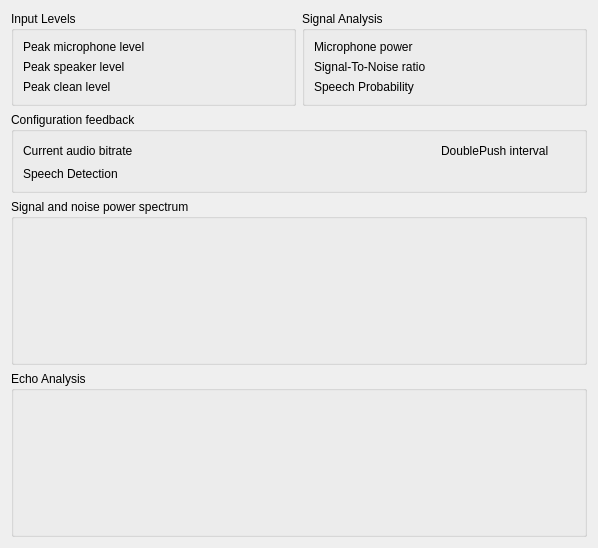
<?xml version="1.0" encoding="UTF-8"?>
<ui version="4.0">
 <class>AudioStats</class>
 <widget class="QDialog" name="AudioStats">
  <property name="geometry">
   <rect>
    <x>0</x>
    <y>0</y>
    <width>598</width>
    <height>548</height>
   </rect>
  </property>
  <property name="windowTitle">
   <string>Audio Statistics</string>
  </property>
  <property name="styleSheet">
   <string notr="true">font: 57 11pt &quot;Terminus (TTF)&quot;;</string>
  </property>
  <layout class="QVBoxLayout">
   <item>
    <layout class="QHBoxLayout">
     <item>
      <widget class="QGroupBox" name="qgbInput">
       <property name="title">
        <string>Input Levels</string>
       </property>
       <layout class="QGridLayout">
        <item row="0" column="0">
         <widget class="QLabel" name="qliMicLevel">
          <property name="text">
           <string>Peak microphone level</string>
          </property>
         </widget>
        </item>
        <item row="0" column="1">
         <widget class="QLabel" name="qlMicLevel">
          <property name="toolTip">
           <string>Peak power in last frame</string>
          </property>
          <property name="whatsThis">
           <string>This shows the peak power in the last frame (20 ms), and is the same measurement as you would usually find displayed as &quot;input power&quot;. Please disregard this and look at &lt;b&gt;Microphone power&lt;/b&gt; instead, which is much more steady and disregards outliers.</string>
          </property>
          <property name="text">
           <string/>
          </property>
         </widget>
        </item>
        <item row="1" column="0">
         <widget class="QLabel" name="qliSpeakerLevel">
          <property name="text">
           <string>Peak speaker level</string>
          </property>
         </widget>
        </item>
        <item row="1" column="1">
         <widget class="QLabel" name="qlSpeakerLevel">
          <property name="toolTip">
           <string>Peak power in last frame</string>
          </property>
          <property name="whatsThis">
           <string>This shows the peak power of the speakers in the last frame (20 ms). Unless you are using a multi-channel sampling method (such as ASIO) with speaker channels configured, this will be 0. If you have such a setup configured, and this still shows 0 while you're playing audio from other programs, your setup is not working.</string>
          </property>
          <property name="text">
           <string/>
          </property>
         </widget>
        </item>
        <item row="2" column="0">
         <widget class="QLabel" name="qliSignalLevel">
          <property name="text">
           <string>Peak clean level</string>
          </property>
         </widget>
        </item>
        <item row="2" column="1">
         <widget class="QLabel" name="qlSignalLevel">
          <property name="toolTip">
           <string>Peak power in last frame</string>
          </property>
          <property name="whatsThis">
           <string>This shows the peak power in the last frame (20 ms) after all processing. Ideally, this should be -96 dB when you're not talking. In reality, a sound studio should see -60 dB, and you should hopefully see somewhere around -20 dB. When you are talking, this should rise to somewhere between -5 and -10 dB.&lt;br /&gt;If you are using echo cancellation, and this rises to more than -15 dB when you're not talking, your setup is not working, and you'll annoy other users with echoes.</string>
          </property>
          <property name="text">
           <string/>
          </property>
         </widget>
        </item>
       </layout>
      </widget>
     </item>
     <item>
      <widget class="QGroupBox" name="qgbSignal">
       <property name="title">
        <string>Signal Analysis</string>
       </property>
       <layout class="QGridLayout">
        <item row="0" column="0">
         <widget class="QLabel" name="qliMicVolume">
          <property name="text">
           <string>Microphone power</string>
          </property>
         </widget>
        </item>
        <item row="0" column="1">
         <widget class="QLabel" name="qlMicVolume">
          <property name="toolTip">
           <string>How close the current input level is to ideal</string>
          </property>
          <property name="whatsThis">
           <string>This shows how close your current input volume is to the ideal. To adjust your microphone level, open whatever program you use to adjust the recording volume, and look at the value here while talking.&lt;br /&gt;&lt;b&gt;Talk loud, as you would when you're upset over getting fragged by a noob.&lt;/b&gt;&lt;br /&gt;Adjust the volume until this value is close to 100%, but make sure it doesn't go above. If it does go above, you are likely to get clipping in parts of your speech, which will degrade sound quality.</string>
          </property>
          <property name="text">
           <string/>
          </property>
         </widget>
        </item>
        <item row="1" column="0">
         <widget class="QLabel" name="qliMicSNR">
          <property name="text">
           <string>Signal-To-Noise ratio</string>
          </property>
         </widget>
        </item>
        <item row="1" column="1">
         <widget class="QLabel" name="qlMicSNR">
          <property name="toolTip">
           <string>Signal-To-Noise ratio from the microphone</string>
          </property>
          <property name="whatsThis">
           <string>This is the Signal-To-Noise Ratio (SNR) of the microphone in the last frame (20 ms). It shows how much clearer the voice is compared to the noise.&lt;br /&gt;If this value is below 1.0, there's more noise than voice in the signal, and so quality is reduced.&lt;br /&gt;There is no upper limit to this value, but don't expect to see much above 40-50 without a sound studio.</string>
          </property>
          <property name="text">
           <string/>
          </property>
         </widget>
        </item>
        <item row="2" column="0">
         <widget class="QLabel" name="qliSpeechProb">
          <property name="text">
           <string>Speech Probability</string>
          </property>
         </widget>
        </item>
        <item row="2" column="1">
         <widget class="QLabel" name="qlSpeechProb">
          <property name="toolTip">
           <string>Probability of speech</string>
          </property>
          <property name="whatsThis">
           <string>This is the probability that the last frame (20 ms) was speech and not environment noise.&lt;br /&gt;Voice activity transmission depends on this being right. The trick with this is that the middle of a sentence is always detected as speech; the problem is the pauses between words and the start of speech. It's hard to distinguish a sigh from a word starting with 'h'.&lt;br /&gt;If this is in bold font, it means Mumble is currently transmitting (if you're connected).</string>
          </property>
          <property name="text">
           <string/>
          </property>
         </widget>
        </item>
       </layout>
      </widget>
     </item>
    </layout>
   </item>
   <item>
    <widget class="QGroupBox" name="qgbConfiguration">
     <property name="title">
      <string>Configuration feedback</string>
     </property>
     <layout class="QGridLayout">
      <item row="0" column="0">
       <widget class="QLabel" name="qliBitrate">
        <property name="text">
         <string>Current audio bitrate</string>
        </property>
       </widget>
      </item>
      <item row="0" column="1">
       <widget class="QLabel" name="qlBitrate">
        <property name="minimumSize">
         <size>
          <width>20</width>
          <height>0</height>
         </size>
        </property>
        <property name="toolTip">
         <string>Bitrate of last frame</string>
        </property>
        <property name="whatsThis">
         <string>This is the audio bitrate of the last compressed frame (20 ms), and as such will jump up and down as the VBR adjusts the quality. The peak bitrate can be adjusted in the Settings dialog.</string>
        </property>
        <property name="text">
         <string/>
        </property>
       </widget>
      </item>
      <item row="0" column="3">
       <widget class="QLabel" name="qliDoublePush">
        <property name="text">
         <string>DoublePush interval</string>
        </property>
       </widget>
      </item>
      <item row="0" column="4">
       <widget class="QLabel" name="qlDoublePush">
        <property name="minimumSize">
         <size>
          <width>20</width>
          <height>0</height>
         </size>
        </property>
        <property name="toolTip">
         <string>Time between last two Push-To-Talk presses</string>
        </property>
        <property name="text">
         <string/>
        </property>
       </widget>
      </item>
      <item row="1" column="0">
       <widget class="QLabel" name="qliSpeech">
        <property name="text">
         <string>Speech Detection</string>
        </property>
       </widget>
      </item>
      <item row="1" column="1" colspan="4">
       <widget class="AudioBar" name="abSpeech" native="true">
        <property name="toolTip">
         <string>Current speech detection chance</string>
        </property>
        <property name="whatsThis">
         <string>&lt;b&gt;This shows the current speech detection settings.&lt;/b&gt;&lt;br /&gt;You can change the settings from the Settings dialog or from the Audio Wizard.</string>
        </property>
       </widget>
      </item>
      <item row="0" column="2">
       <spacer>
        <property name="orientation">
         <enum>Qt::Horizontal</enum>
        </property>
        <property name="sizeHint" stdset="0">
         <size>
          <width>40</width>
          <height>20</height>
         </size>
        </property>
       </spacer>
      </item>
     </layout>
    </widget>
   </item>
   <item>
    <widget class="QGroupBox" name="qgbSpectrum">
     <property name="sizePolicy">
      <sizepolicy hsizetype="Preferred" vsizetype="Expanding">
       <horstretch>0</horstretch>
       <verstretch>0</verstretch>
      </sizepolicy>
     </property>
     <property name="title">
      <string>Signal and noise power spectrum</string>
     </property>
     <layout class="QVBoxLayout">
      <item>
       <widget class="AudioNoiseWidget" name="anwNoise" native="true">
        <property name="toolTip">
         <string>Power spectrum of input signal and noise estimate</string>
        </property>
        <property name="whatsThis">
         <string>This shows the power spectrum of the current input signal (red line) and the current noise estimate (filled blue).&lt;br /&gt;All amplitudes are multiplied by 30 to show the interesting parts (how much more signal than noise is present in each waveband).&lt;br /&gt;This is probably only of interest if you're trying to fine-tune noise conditions on your microphone. Under good conditions, there should be just a tiny flutter of blue at the bottom. If the blue is more than halfway up on the graph, you have a seriously noisy environment.</string>
        </property>
       </widget>
      </item>
     </layout>
    </widget>
   </item>
   <item>
    <widget class="QGroupBox" name="qgbEcho">
     <property name="sizePolicy">
      <sizepolicy hsizetype="Preferred" vsizetype="Expanding">
       <horstretch>0</horstretch>
       <verstretch>0</verstretch>
      </sizepolicy>
     </property>
     <property name="title">
      <string>Echo Analysis</string>
     </property>
     <layout class="QVBoxLayout">
      <item>
       <widget class="AudioEchoWidget" name="aewEcho" native="true">
        <property name="sizePolicy">
         <sizepolicy hsizetype="Preferred" vsizetype="Expanding">
          <horstretch>0</horstretch>
          <verstretch>0</verstretch>
         </sizepolicy>
        </property>
        <property name="toolTip">
         <string>Weights of the echo canceller</string>
        </property>
        <property name="whatsThis">
         <string>This shows the weights of the echo canceller, with time increasing downwards and frequency increasing to the right.&lt;br /&gt;Ideally, this should be black, indicating no echo exists at all. More commonly, you'll have one or more horizontal stripes of bluish color representing time delayed echo. You should be able to see the weights updated in real time.&lt;br /&gt;Please note that as long as you have nothing to echo off, you won't see much useful data here. Play some music and things should stabilize. &lt;br /&gt;You can choose to view the real or imaginary parts of the frequency-domain weights, or alternately the computed modulus and phase. The most useful of these will likely be modulus, which is the amplitude of the echo, and shows you how much of the outgoing signal is being removed at that time step. The other viewing modes are mostly useful to people who want to tune the echo cancellation algorithms.&lt;br /&gt;Please note: If the entire image fluctuates massively while in modulus mode, the echo canceller fails to find any correlation whatsoever between the two input sources (speakers and microphone). Either you have a very long delay on the echo, or one of the input sources is configured wrong.</string>
        </property>
       </widget>
      </item>
     </layout>
    </widget>
   </item>
  </layout>
 </widget>
 <customwidgets>
  <customwidget>
   <class>AudioBar</class>
   <extends>QWidget</extends>
   <header>AudioStats.h</header>
   <container>1</container>
  </customwidget>
  <customwidget>
   <class>AudioNoiseWidget</class>
   <extends>QWidget</extends>
   <header>AudioStats.h</header>
   <container>1</container>
  </customwidget>
  <customwidget>
   <class>AudioEchoWidget</class>
   <extends>QWidget</extends>
   <header>AudioStats.h</header>
   <container>1</container>
  </customwidget>
 </customwidgets>
 <resources/>
 <connections/>
</ui>
